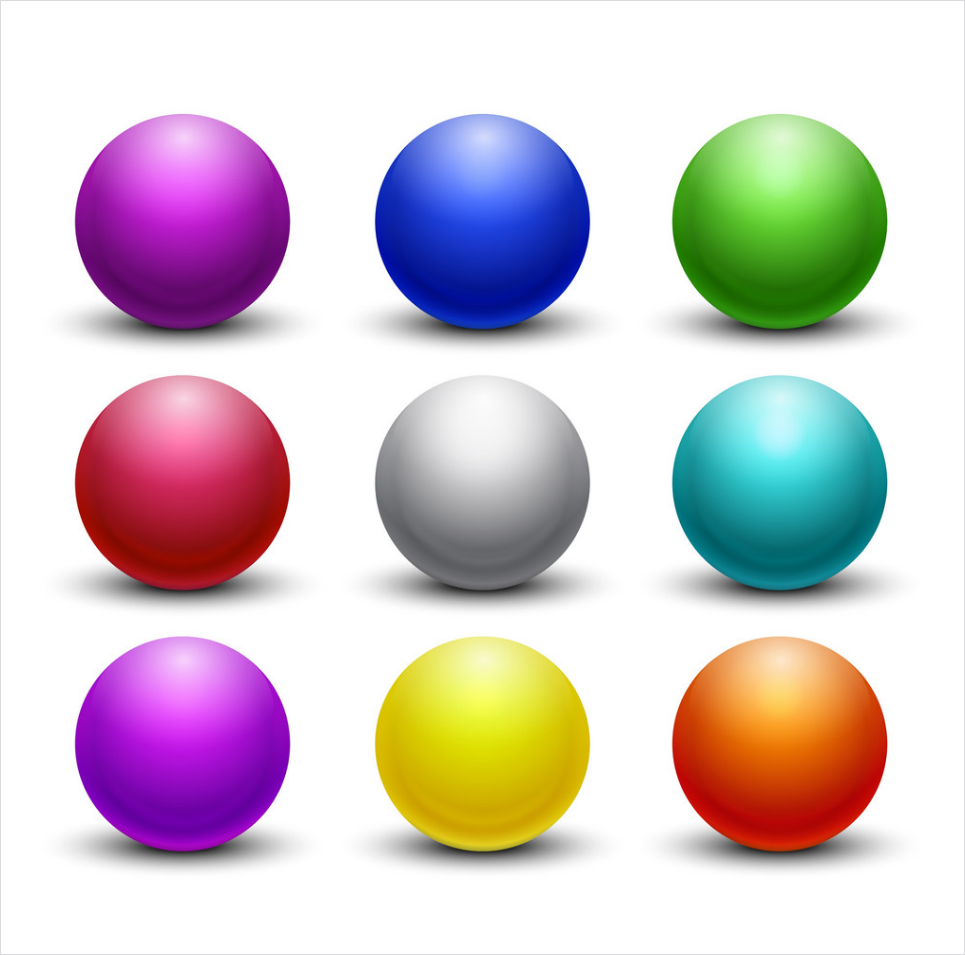
#> input picture Exercises_week1/spheres.png, 965 x 955 px
$ jupyter execute 'Exercise 2.ipynb'
#> lines starting #> are read from the running program, lines starting #| are printed output that depends on the picture; after the words box and inside, x2 and y2 are one past the last pixel; in counts of white or black regions, pixels touching at a corner belong together
[cell 1]
import cv2
import numpy as np
import imutils
from matplotlib import pyplot as plt

More tutorials on opencv can be found:

https://docs.opencv.org/master/d2/d96/tutorial_py_table_of_contents_imgproc.html

[cell 2]
path = "spheres.png"

Load the input image (whose path was supplied via command line argument) and display the image to our screen

[cell 3]
bgr_img = cv2.imread(path)
#> bgr_img is the input picture: shape (955, 965, 3); mean B, G, R 203.7, 199.8, 211.1
b,g,r = cv2.split(bgr_img)       # get b,g,r
image = cv2.merge([r,g,b])
plt.imshow(image)

Convert the image to grayscale

[cell 4]
gray = cv2.cvtColor(image, cv2.COLOR_RGB2GRAY)
plt.imshow(gray, cmap = 'gray')

Applying edge detection we can find the outlines of objects in images

[cell 5]
edged = cv2.Canny(gray, 10, 100)
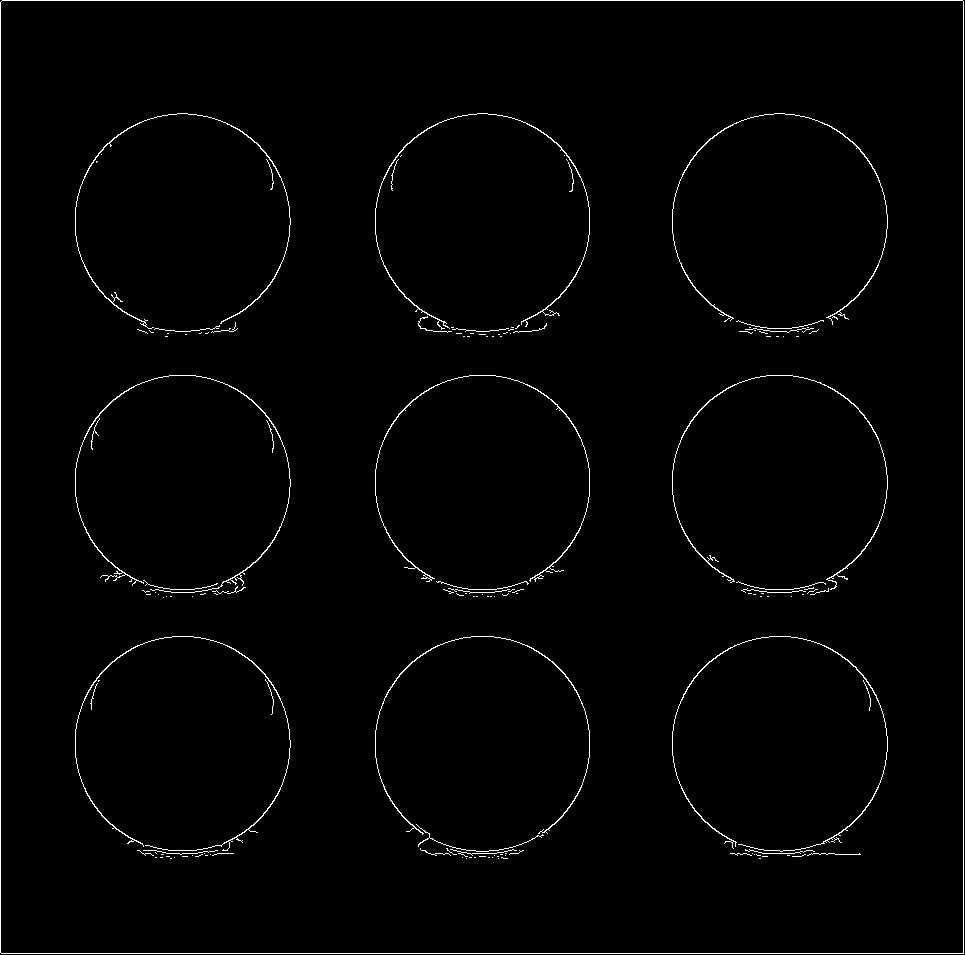
#> edged: shape (955, 965); 1.4% white in thin lines or dots
plt.imshow(edged, cmap='gray')

Threshold the image by setting all pixel values less than 225 to 255(white; foreground) and all pixel values >= 225 to 0 (black; background), thereby segmenting the image.

This can be tweeked so say all pixel values less than 128.

[cell 6]
threshold = 252
threshold_value = 255

thresh = cv2.threshold(gray, threshold, threshold_value, cv2.THRESH_BINARY_INV)[1]
#> thresh: shape (955, 965); 46.1% white; 274 white regions (264 under 20 px), largest, box (x1, y1, x2, y2) and area: (48, 632, 317, 877) 46932, (46, 373, 319, 616) 46926, (48, 110, 318, 355) 46910
plt.imshow(thresh, cmap='gray')

[cell 7]
# Median Filtering
#thresh = cv2.medianBlur(thresh,5)
#plt.imshow(thresh, cmap='gray')

[cell 8]
thresh=cv2.erode(thresh, None, iterations = 5)
#> thresh: shape (955, 965); 39.8% white; 9 white regions, largest, box (x1, y1, x2, y2) and area: (353, 118, 612, 349) 40838, (54, 118, 311, 349) 40831, (652, 379, 908, 611) 40825
thresh=cv2.dilate(thresh, None, iterations = 5)
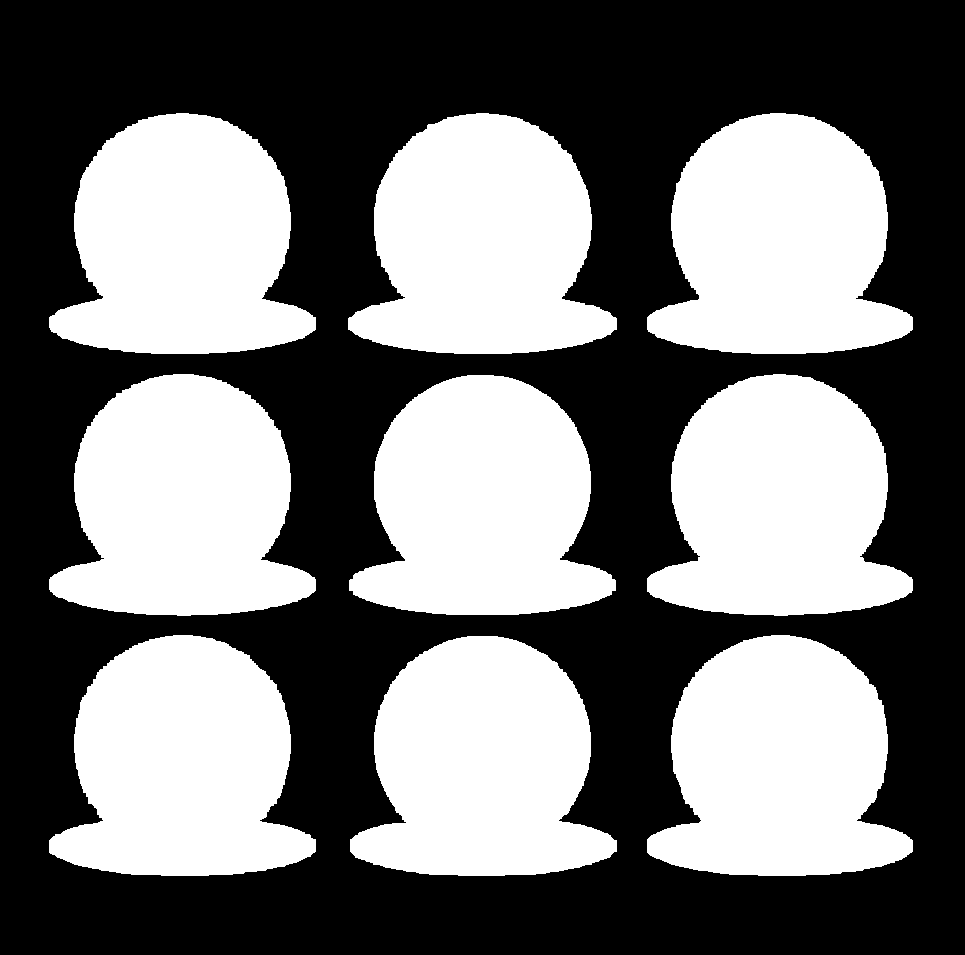
#> thresh: shape (955, 965); 45.2% white; 9 white regions
plt.imshow(thresh, cmap='gray')

Find contours (i.e., outlines) of the foreground objects in the thresholded image

[cell 9]
cnts = cv2.findContours(thresh.copy(), cv2.RETR_LIST, cv2.CHAIN_APPROX_SIMPLE)
#> cnts = 9 contours; largest, box (x1, y1, x2, y2) and area: (348, 113, 617, 354) 45984, (49, 374, 316, 616) 45944, (49, 635, 316, 876) 45938, (49, 113, 316, 354) 45928, (647, 374, 913, 616) 45918
cnts = imutils.grab_contours(cnts)
output = image.copy()

[cell 10]
len(cnts)
#> Out = 9

Loop over the contours

[cell 11]
for c in cnts:
    M = cv2.moments(c)

    #centroid
    cX = int(M["m10"] / M["m00"])
    cY = int(M["m01"] / M["m00"])

    # draw each contour on the output image with a 3px thick black outline
    #cv2.drawContours(output, [c], -1, (0, 0, 0), 3)
    #cv2.circle(output, (cX, cY), 7, (255, 0, 0), -1)

    # target is red sphere
    if (cX<300 and cX>100 and cY<600 and cY>400) :
        print(cX,cY)
        cv2.drawContours(output, [c], -1, (255, 255, 255), -1)

    # target is green sphere
    if (cX<900 and cX>700 and cY<300 and cY>100) :
        print(cX,cY)
        cv2.drawContours(output, [c], -1, (255, 255, 255), -1)
#> this loop made 9 passes
#> (cX, cY) on passes 1 to 9: (482, 764), (779, 764), (182, 764), (481, 503), (779, 503), (182, 503), (779, 242), (482, 242), (182, 242)
#| 182 503
#| 779 242
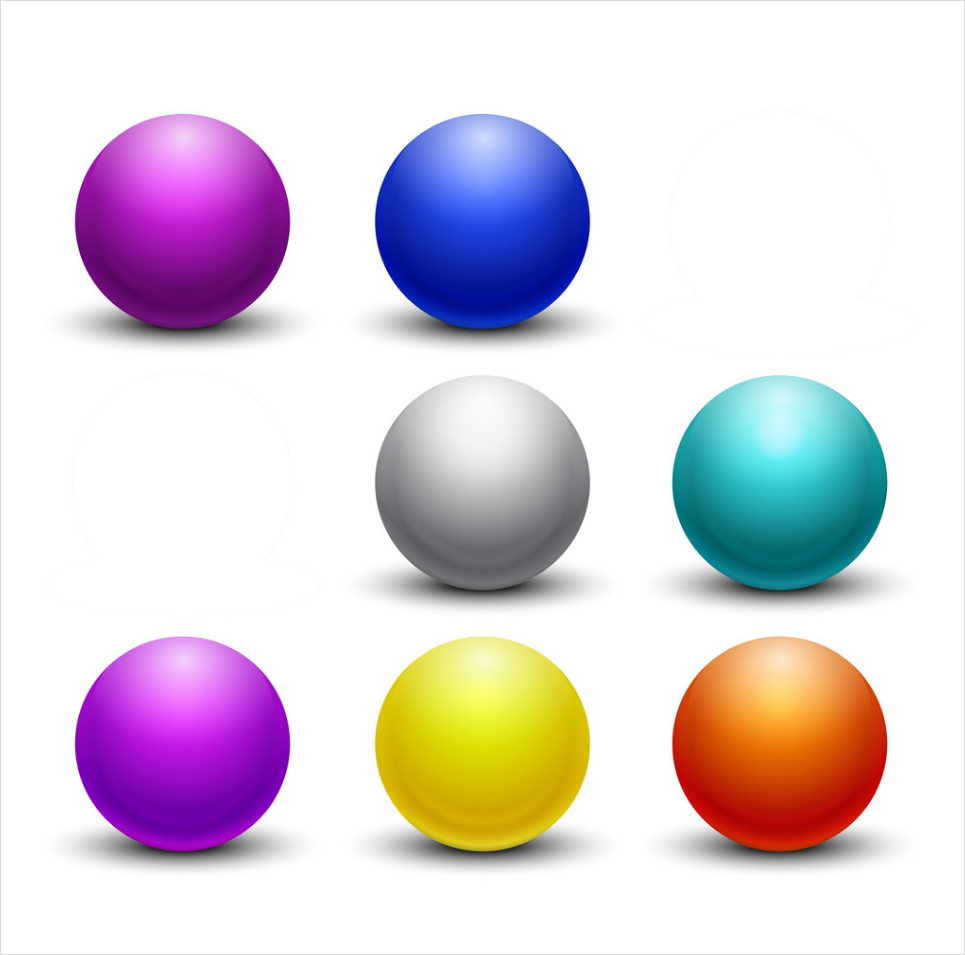
#> output: shape (955, 965, 3); mean R, G, B 221.3, 212, 219.5

plt.imshow(output)

### Draw the total number of contours found in purple

[cell 12]
output = image.copy()
text = "I found {} objects!".format(len(cnts))
#> text = 'I found 9 objects!'
cv2.putText(output, text, (100, 100),  cv2.FONT_HERSHEY_SIMPLEX, 1.7, (155, 0, 155), 4)
#> output: shape (955, 965, 3); mean R, G, B 210.5, 198.4, 203.1
plt.imshow(output)

We apply erosions to reduce the size of foreground objects

[cell 13]
mask = thresh.copy()
mask = cv2.erode(mask, None, iterations = 10)
#> mask: shape (955, 965); 34.6% white; 9 white regions, largest, box (x1, y1, x2, y2) and area: (66, 124, 300, 344) 35531, (661, 385, 897, 605) 35527, (365, 124, 601, 344) 35506
plt.imshow(mask, cmap = 'gray')

Similarly, dilations can increase the size of the ground objects

[cell 14]
mask = thresh.copy()
mask = cv2.dilate(mask, None, iterations = 5)
#> mask: shape (955, 965); 50.8% white; 1 black region, box (x1, y1, x2, y2) and area: (0, 0, 965, 955) 453213
plt.imshow(mask, cmap='gray')

A typical operation we may want to apply is to take our mask and apply a bitwise AND to our input image, keeping only the masked regions

[cell 15]
mask = thresh.copy()
output = cv2.bitwise_and(image, image, mask=mask)
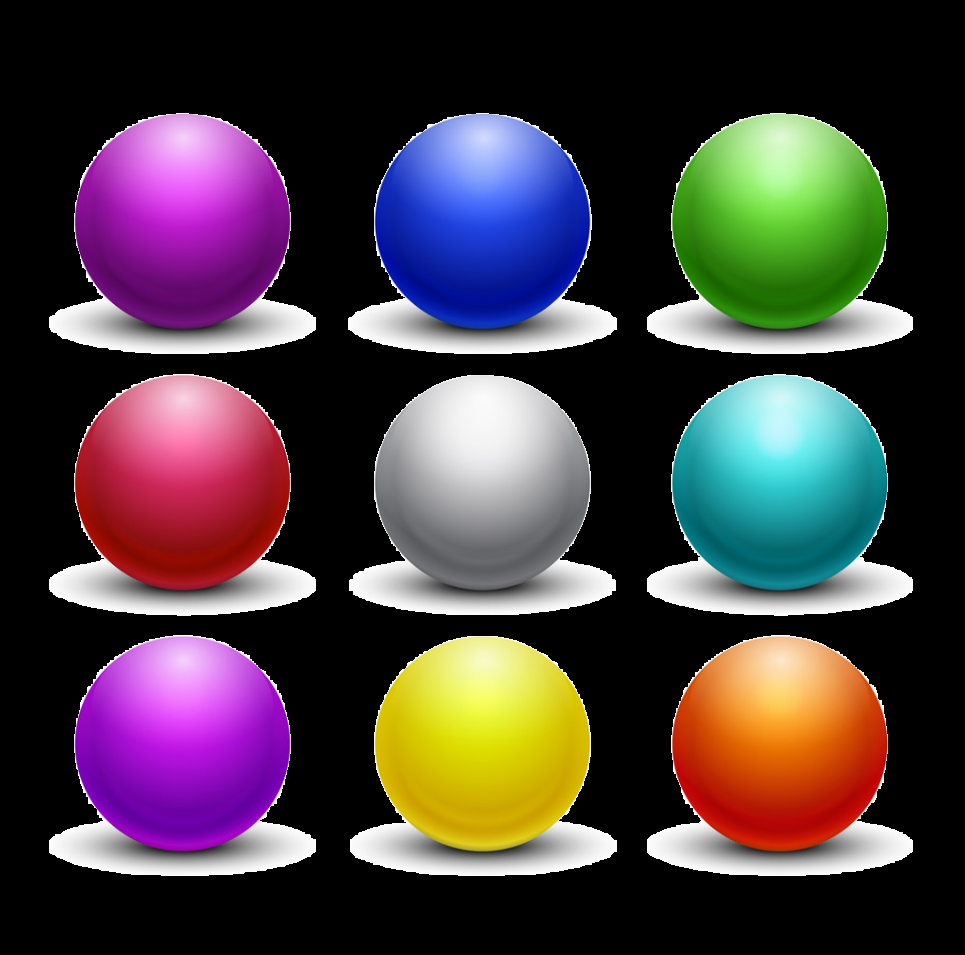
#> output: shape (955, 965, 3); mean R, G, B 71.7, 60.4, 64.3
plt.imshow(output)
